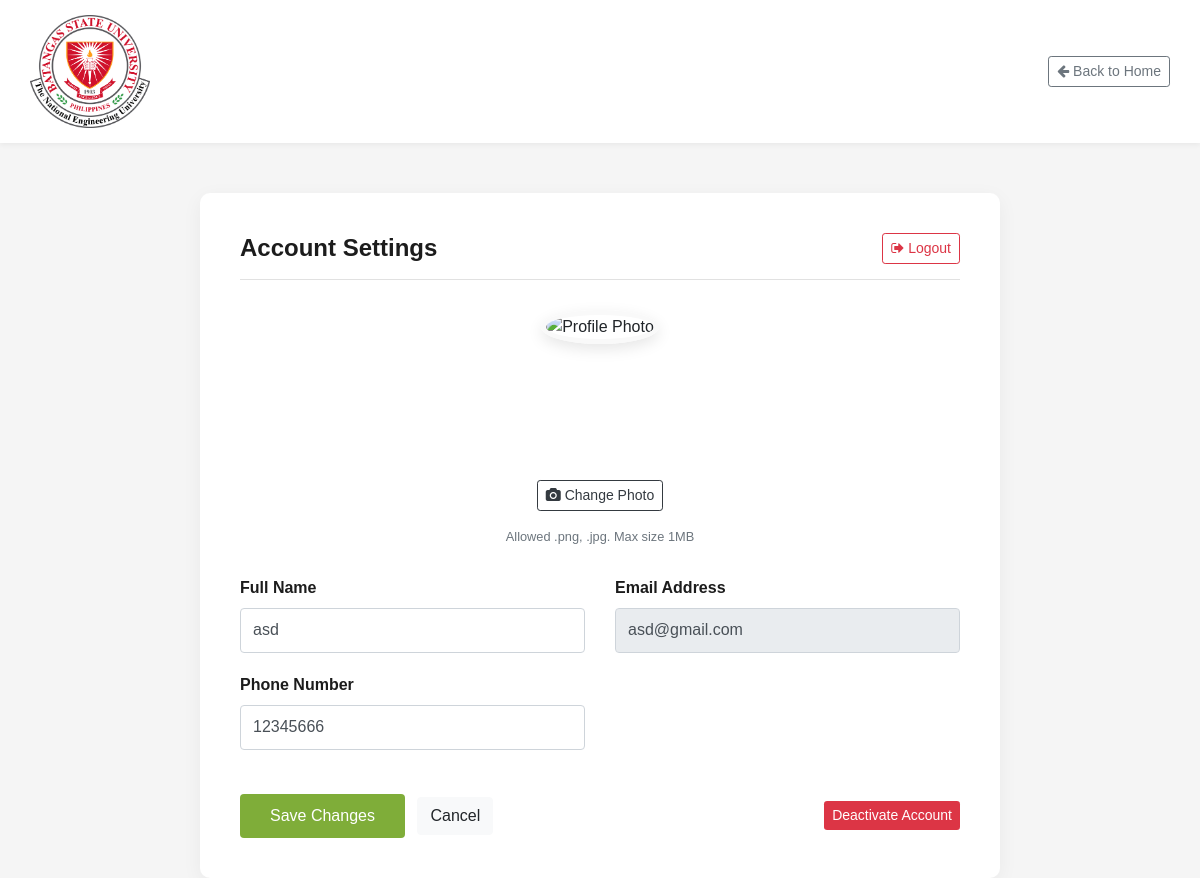
Page /shopping-portal/profile.php (signed in) on the committed database.
### tables this page shows
CREATE TABLE `user` (
  `UserId` int(11) NOT NULL,
  `email` varchar(150) NOT NULL,
  `role` varchar(70) NOT NULL,
  `session` varchar(200) NOT NULL,
  `phone_number` varchar(300) NOT NULL,
  `customerName` varchar(150) NOT NULL,
  `password` varchar(150) DEFAULT NULL,
  `IMG_URL` varchar(500) NOT NULL DEFAULT 'https://external-content.duckduckgo.com/iu/?u=http%3A%2F%2Fwww.pngall.com%2Fwp-content%2Fuploads%2F5%2FProfile-Avatar-PNG.png&f=1&nofb=1'
);

### shopping-portal/profile.php (the view, shortened to what this page needs)
<?php
$pdo = get_connection();
$email = $_SESSION["email"];
$res=$pdo->prepare("SELECT * FROM user where email =?");
$res->execute([$email]);
$row = $res->fetch();
$profileImage = !empty($row["IMG_URL"]) ? $row["IMG_URL"] : 'img/default-user.png';
?>
<!DOCTYPE html>
<html lang="en">
<head>
    <link href="css/bootstrap.min.css" rel="stylesheet">
    <link href="css/font-awesome.min.css" rel="stylesheet">
    <link href="css/style.css" rel="stylesheet">
</head>
<body>
    <div class="top-nav-bar d-none d-md-block">
        <div class="container">
            <div class="d-flex justify-content-between align-items-center">
                <a href="index.php"><img src="img/logo.png" style="max-width: 120px;"></a>
                <a href="index.php" class="btn btn-outline-secondary btn-sm"><i class="fa fa-arrow-left"></i> Back to Home</a>
            </div>
        </div>
    </div>
    <div class="container">
        <div class="profile-container">
            <div class="section-header">
                <h4 class="section-title">Account Settings</h4>
                <a href="logout.php" class="btn btn-outline-danger btn-sm">
                    <i class="fa fa-sign-out"></i> Logout
                </a>
            </div>
            <form method="POST" enctype="multipart/form-data">
                <div class="profile-header">
                    <div class="profile-img-container">
                        <img id="img-preview" src="<?php echo $profileImage; ?>" class="profile-img" alt="Profile Photo">
                    </div>
                    <div class="upload-btn-wrapper">
                        <label class="btn btn-outline-dark btn-sm" for="upload-photo" style="cursor: pointer;">
                            <i class="fa fa-camera"></i> Change Photo
                        </label>
                    </div>
                    <small class="text-muted d-block mt-2">Allowed .png, .jpg. Max size 1MB</small>
                </div>
                <div class="row">
                    <div class="col-md-6">
                        <label class="form-label">Full Name</label>
                        <input type="text" name="name" class="form-control" value="<?php echo htmlspecialchars($row["customerName"] ?? ''); ?>" placeholder="Enter your name">
                    </div>
                    <div class="col-md-6">
                        <label class="form-label">Email Address</label>
                        <input type="text" class="form-control" value="<?php echo htmlspecialchars($row["email"] ?? ''); ?>" readonly style="background-color: #e9ecef;">
                    </div>
                    <div class="col-md-6">
                        <label class="form-label">Phone Number</label>
                        <input type="text" name="phone_number" class="form-control" value="<?php echo htmlspecialchars($row["phone_number"] ?? ''); ?>" placeholder="Enter phone number">
                    </div>
                </div>
                <div class="mt-4 d-flex justify-content-between align-items-center">
                    <div>
                        <button type="submit" class="btn btn-primary" name="save">Save Changes</button>
                        <button type="submit" name="cancel" class="btn btn-light ml-2">Cancel</button>
                    </div>
                    <button type="button" class="btn btn-danger btn-sm" data-toggle="modal" data-target="#deactivateModal">Deactivate Account</button>
                </div>
            </form>
        </div>
    </div>
</body>
</html>

### shopping-portal/css/style.css (style rules this page uses)
html, body { height: 100%; font-family: "Cairo", sans-serif; -webkit-font-smoothing: antialiased; }
h1, h2, h3, h4, h5, h6 { margin: 0; color: #111111; font-weight: 400; font-family: "Cairo", sans-serif; }
h4 { font-size: 24px; }
img { max-width: 100%; }
.section-title { margin-bottom: 50px; text-align: center; }
@media only screen and (min-width: 1200px) { .container { max-width: 1170px; } }

### shopping-portal/profile.php (style rules this page uses)
body { background-color: #f5f5f5; padding-bottom: 80px; }
.profile-container { max-width: 800px; margin: 50px auto; background: #fff; padding: 40px; border-radius: 10px; box-shadow: 0 5px 20px rgba(0,0,0,0.05); }
.profile-header { text-align: center; margin-bottom: 30px; }
.profile-img-container { position: relative; width: 150px; height: 150px; margin: 0 auto 20px; }
.profile-img { width: 100%; height: 100%; object-fit: cover; border-radius: 50%; border: 5px solid #f9f9f9; box-shadow: 0 5px 15px rgba(0,0,0,0.1); transition: all 0.3s; }
.upload-btn-wrapper { margin-top: 10px; }
.form-label { font-weight: 600; color: #1c1c1c; margin-bottom: 8px; }
.form-control { height: 45px; border-radius: 4px; margin-bottom: 20px; }
.section-header { display: flex; justify-content: space-between; align-items: center; border-bottom: 1px solid #e1e1e1; padding-bottom: 15px; margin-bottom: 30px; }
.section-title { font-size: 24px; font-weight: 700; color: #1c1c1c; margin: 0; }
.btn-primary { background: #7fad39; border: none; padding: 10px 30px; }
.btn-danger { background: #dc3545; color: white; border: none; }
.top-nav-bar { background: #fff; padding: 15px 0; box-shadow: 0 2px 5px rgba(0,0,0,0.05); margin-bottom: 30px; }

### rows in the picture
user: name "asd", email "asd@gmail.com", phone_number "12345666"
